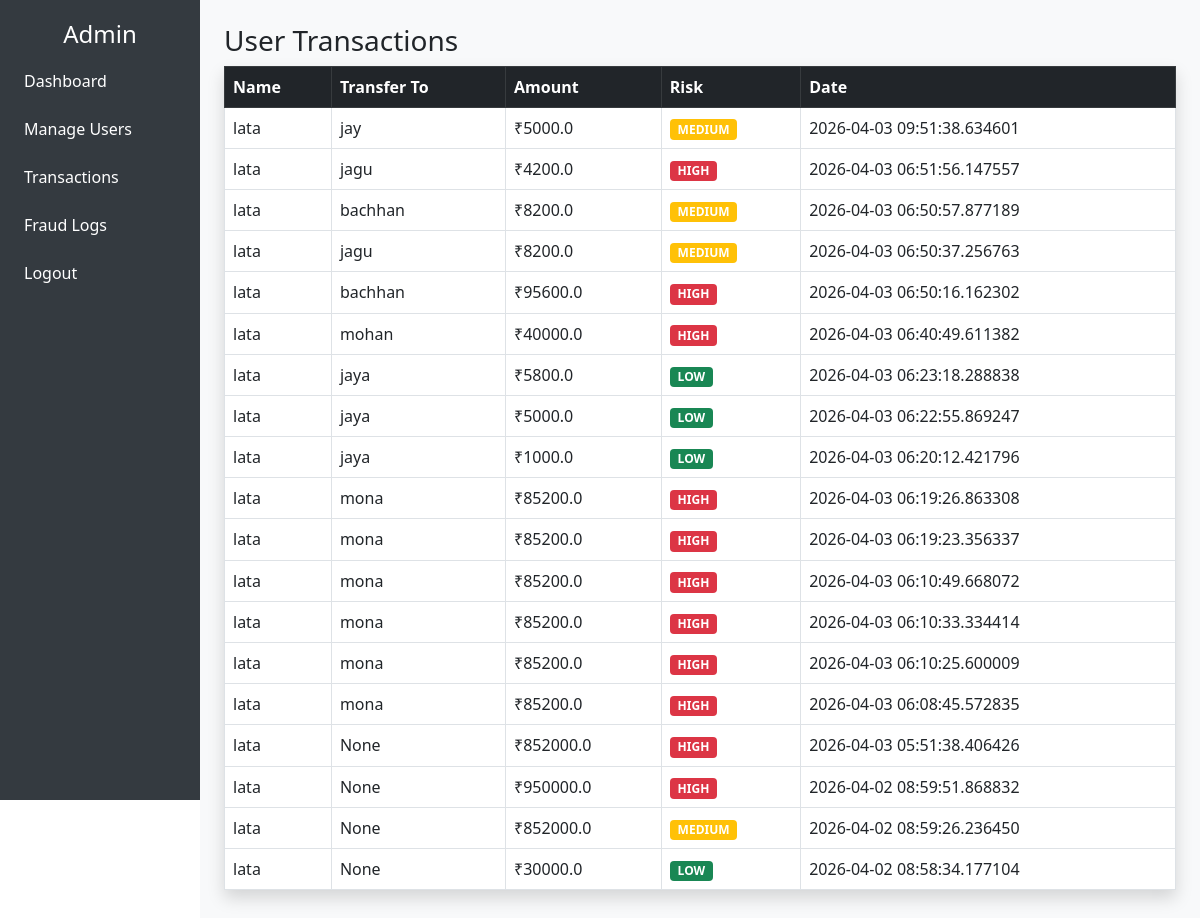
The page /admin/user/1 on the database its author committed.
### tables this page shows
CREATE TABLE transactions (
            id INTEGER PRIMARY KEY AUTOINCREMENT,
            name TEXT,
            transfer_to TEXT,
            mobile TEXT,
            amount REAL,
            balance REAL,
            device TEXT,
            location TEXT,
            hour INTEGER,
            frequency INTEGER,
            biometric INTEGER,
            fraud_probability REAL,
            risk_level TEXT,
            created_at TEXT
        , user_id INTEGER);

### app.py (the view)
@app.route("/admin/user/<int:user_id>")
def view_user_transactions(user_id):
    conn = get_db()
    cur = conn.cursor()
    cur.execute("""
        SELECT name, transfer_to, amount, risk_level, created_at
        FROM transactions
        WHERE user_id=?
        ORDER BY created_at DESC
    """, (user_id,))
    transactions = cur.fetchall()
    conn.close()
    return render_template("/admin/user_transcation.html", transactions=transactions)

### app.py (called while the page is built)
def get_db():
    return sqlite3.connect("/tmp/transactions.db", timeout=10)

### templates/admin/user_transcation.html (shortened to what this page needs)
<!DOCTYPE html>
<html>
<head>
    <link href="https://cdn.jsdelivr.net/npm/bootstrap@5.0.2/dist/css/bootstrap.min.css" rel="stylesheet">
</head>
<body>
<div class="container-fluid">
    <div class="row">
        <div class="col-md-2 sidebar">
            <h4 class="text-center">Admin</h4>
            <a href="/admin">Dashboard</a>
            <a href="/admin/users"> Manage Users</a>
            <a href="#">Transactions</a>
            <a href="#">Fraud Logs</a>
            <a href="/logout"> Logout</a>
        </div>
        <div class="col-md-10 p-4 bg-light">
    <h3>User Transactions</h3>
    <table class="table table-bordered bg-white shadow">
        <thead class="table-dark">
            <tr>
                <th>Name</th>
                <th>Transfer To</th>
                <th>Amount</th>
                <th>Risk</th>
                <th>Date</th>
            </tr>
        </thead>
        <tbody>
        {% for t in transactions %}
        <tr>
            <td>{{ t[0] }}</td>
            <td>{{ t[1] }}</td>
            <td>₹{{ t[2] }}</td>
            <td>
                {% if t[3] == 'HIGH' %}
                    <span class="badge bg-danger">HIGH</span>
                {% elif t[3] == 'MEDIUM' %}
                    <span class="badge bg-warning">MEDIUM</span>
                {% else %}
                    <span class="badge bg-success">LOW</span>
                {% endif %}
            </td>
            <td>{{ t[4] }}</td>
        </tr>
        {% endfor %}
        </tbody>
    </table>
</div>
</body>
</html>

### templates/admin/user_transcation.html (style rules this page uses)
.sidebar { height: 100vh; background: #343a40; color: white; padding-top: 20px; }
.sidebar a { color: white; display: block; padding: 12px; text-decoration: none; }

### rows shown on the page
transactions: name "lata", transfer_to "jay", amount "5000.0", risk_level "MEDIUM", created_at "2026-04-03 09:51:38.634601"
transactions: name "lata", transfer_to "jagu", amount "4200.0", risk_level "HIGH", created_at "2026-04-03 06:51:56.147557"
transactions: name "lata", transfer_to "bachhan", amount "8200.0", risk_level "MEDIUM", created_at "2026-04-03 06:50:57.877189"
transactions: name "lata", transfer_to "jagu", amount "8200.0", risk_level "MEDIUM", created_at "2026-04-03 06:50:37.256763"
transactions: name "lata", transfer_to "bachhan", amount "95600.0", risk_level "HIGH", created_at "2026-04-03 06:50:16.162302"
transactions: name "lata", transfer_to "mohan", amount "40000.0", risk_level "HIGH", created_at "2026-04-03 06:40:49.611382"
transactions: name "lata", transfer_to "jaya", amount "5800.0", risk_level "LOW", created_at "2026-04-03 06:23:18.288838"
transactions: name "lata", transfer_to "jaya", amount "5000.0", risk_level "LOW", created_at "2026-04-03 06:22:55.869247"
transactions: name "lata", transfer_to "jaya", amount "1000.0", risk_level "LOW", created_at "2026-04-03 06:20:12.421796"
transactions: name "lata", transfer_to "mona", amount "85200.0", risk_level "HIGH", created_at "2026-04-03 06:19:26.863308"
transactions: name "lata", transfer_to "mona", amount "85200.0", risk_level "HIGH", created_at "2026-04-03 06:19:23.356337"
transactions: name "lata", transfer_to "mona", amount "85200.0", risk_level "HIGH", created_at "2026-04-03 06:10:49.668072"
transactions: name "lata", transfer_to "mona", amount "85200.0", risk_level "HIGH", created_at "2026-04-03 06:10:33.334414"
transactions: name "lata", transfer_to "mona", amount "85200.0", risk_level "HIGH", created_at "2026-04-03 06:10:25.600009"
transactions: name "lata", transfer_to "mona", amount "85200.0", risk_level "HIGH", created_at "2026-04-03 06:08:45.572835"
transactions: name "lata", t "None", amount "852000.0", risk_level "HIGH", created_at "2026-04-03 05:51:38.406426"
transactions: name "lata", t "None", amount "950000.0", risk_level "HIGH", created_at "2026-04-02 08:59:51.868832"
transactions: name "lata", t "None", amount "852000.0", risk_level "MEDIUM", created_at "2026-04-02 08:59:26.236450"
transactions: name "lata", t "None", amount "30000.0", risk_level "LOW", created_at "2026-04-02 08:58:34.177104"
